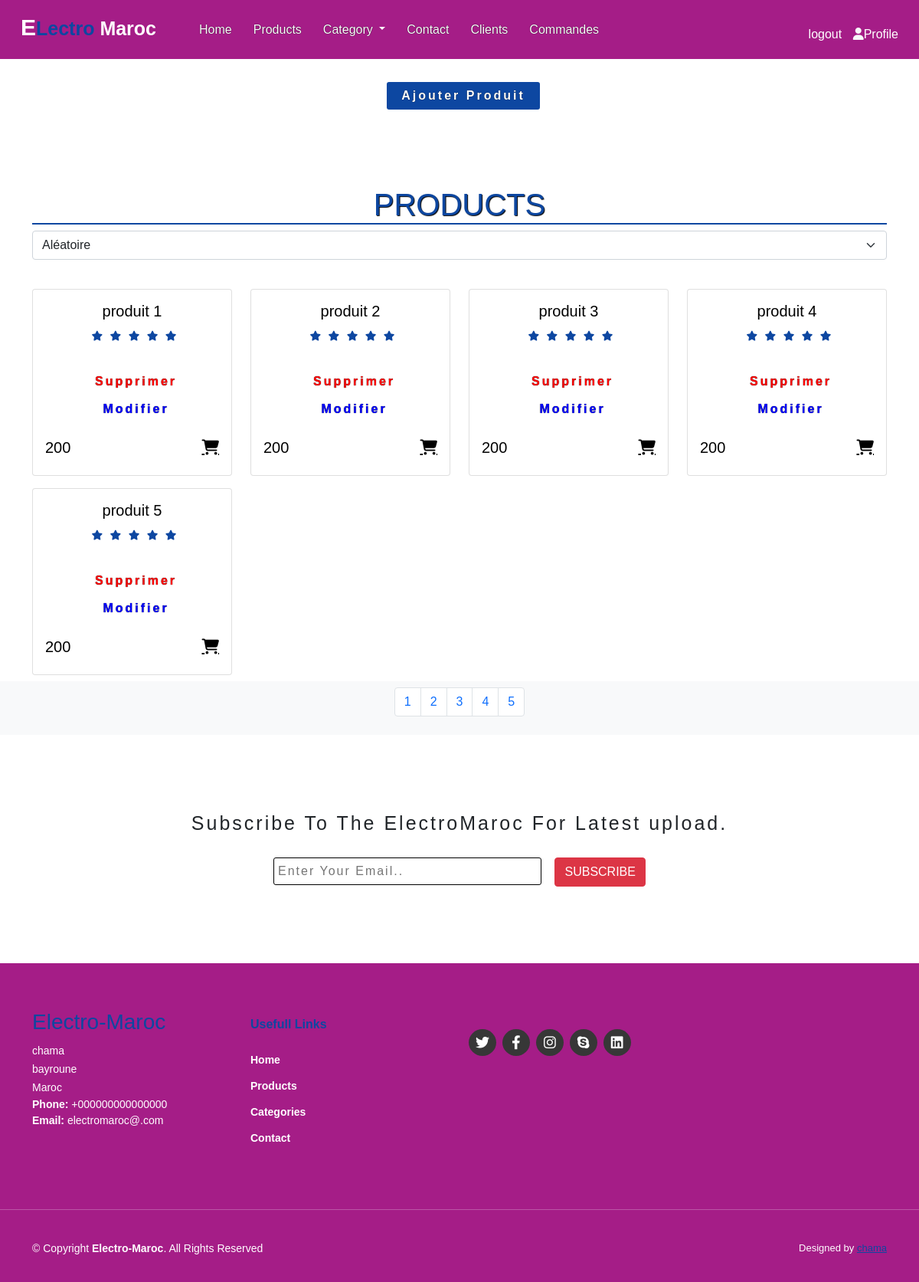
Screenshot of /Products (signed in) with the database file from the repository.
### tables this page shows
CREATE Table Produit (
    idProduit int(11) NOT NULL AUTO_INCREMENT,
    nom varchar(255) NOT NULL,
    code_barre varchar(255) NOT NULL,
    REFERENCE varchar(255) NOT NULL,
    prix_achat float(11) NOT NULL,
    prix_final float(11) NOT NULL,
    prix_offer float(11) NOT NULL,
    quantite int(11) NOT NULL,
    description varchar(255) NOT NULL,
    image varchar(255) NOT NULL,
    PRIMARY KEY (idProduit)
);

### view/produits.php (the view, shortened to what this page needs)
<?php  include_once("header.php");
include_once("navbar.php");
include_once("../controller/carteController.php");
$conn=connect_to_db();
if(isset($_GET["pmin"])){
  $stmt=$conn->prepare("select * from produit ;");
}elseif(isset($_GET["pmax"])){
  $stmt=$conn->prepare("select * from produit ; ");
}else{
  $stmt=$conn->prepare("select * from produit ;");
}
$total=$conn->query("select count(*) from produit ;")->fetchColumn();
$pages = $total ;
$stmt->execute();
$produit = $stmt->fetchAll();
?>
    <?php if(isset($_SESSION["user"])){
    echo '
    <div class="input text-center">
      <a href="/ajouter"><button class="subscribe">Ajouter Produit</button></a>
      </div>';}?>
   <div class="container" id="product-cards">
   <h1 class="text-center">PRODUCTS</h1>
   <div  class="text-center">
      <select class="form-select" aria-label="Default select example" onchange="location = this.value;">
        <option>Aléatoire</option>
      </select>
    </div>
      <div class="row" style="margin-top: 30px;">
     <?php foreach ($produit as $produit){?>
        <div class="col-md-3 py-3 py-md-2">
          <div class="card">
            <div class="card-body">
            <a  style="text-decoration:none;">
             <a href="/description?id=<?=$produit['idProduit'] ?>" style="text-decoration: none;"> <h3 class="text-center"><?php echo $produit["nom"]; ?></h3></a>
              <div class="star text-center">
                <i class="fa-solid fa-star checked"></i>
                <i class="fa-solid fa-star checked"></i>
                <i class="fa-solid fa-star checked"></i>
                <i class="fa-solid fa-star checked"></i>
                <i class="fa-solid fa-star checked"></i>
              </div>
              <?php if (isset($_SESSION["user"])) {
                echo '
      <div class="input text-center">
      <a href="/Products?a=supprimer&id=';
                echo $produit["idProduit"];
                echo '"><button name="supprimer"class="subscribe" style="color:red;background-color:white;" >
      Supprimer</button></a>
       <a href="/update?b=modifier&id=';
                echo $produit["idProduit"];
                echo '"><button name="modifier" class="subscribe" style="color:blue;background-color:white;">
         Modifier
      </button></a>
      </div>';
              }?>
              <h2><?php echo $produit["prix_final"]; ?> <span><a class="fa-solid fa-cart-shopping"
              <?php if (isset($_SESSION['client'])) {
                echo ' href="/produits?acheter=aa&id=';
                echo $produit['id'];
                echo '" ';
              }?>style="color:black;"></a></span></h2>
            </div>
          </div>
        </div>
        <?php };?>
        </div>
        </div>
        <nav class="navbar navbar-expand-lg navbar-light bg-light">
  <div class="container justify-content-center">
  <ul class="pagination">
    <?php
  for ($i = 1; $i <= $pages; $i++) {
  echo "
    <li class='page-item'><a class='page-link' href='/Products?page=$i'>$i</a></li>
";}?>
</ul>
  </div>
</nav>
    <div class="container" id="newslater">
      <h3 class="text-center">Subscribe To The ElectroMaroc For Latest upload.</h3>
      <div class="input text-center">
        <input type="text" placeholder="Enter Your Email..">
        <button class="btn btn-danger"  id="subscribe">SUBSCRIBE</button>
      </div>
    </div>
<?php include_once("footer.php") ?>

### public/assets/css/style.css (style rules this page uses)
* { margin: 0; padding: 0; box-sizing: border-box; outline: none; font-family: Arial, Helvetica, sans-serif; }
.btn { margin-left: 13px; }
#product-cards { margin-top: 100px; }
#product-cards h1 { color:#0d47a1; text-shadow: 1px 1px 1px black; border-bottom: 2px solid #0d47a1; }
#product-cards .card h3 { font-size: 20px; color: black; }
.star i { margin-left: 5px; font-size: 13px; }
.checked { color: #0d47a1; }
#product-cards .card h2 { font-size: 20px; color: black; margin-top: 20px; }
#product-cards .card h2 span { float: right; color: black; cursor: pointer; }
#newslater { margin-top: 100px; }
#newslater h3 { font-size: 25px; letter-spacing: 3px; }
.input { margin-top: 30px; }
.input input { width: 350px; height: 36px; letter-spacing: 2px; border-radius: 3px; border: 1px solid black; padding-left: 5px; }
.subscribe { width: 200px; height: 36px; margin-left: 10px; border-radius: 3px; border: none; background-color: #0d47a1; color: white; letter-spacing: 3px; font-weight: bold; text-shadow: 0px 0px 1px black; }
html { scroll-behavior: smooth; }

### rows the page displays
produit: nom "produit 1", prix_final "200"
produit: nom "produit 2", prix_final "200"
produit: nom "produit 3", prix_final "200"
produit: nom "produit 4", prix_final "200"
produit: nom "produit 5", prix_final "200"
